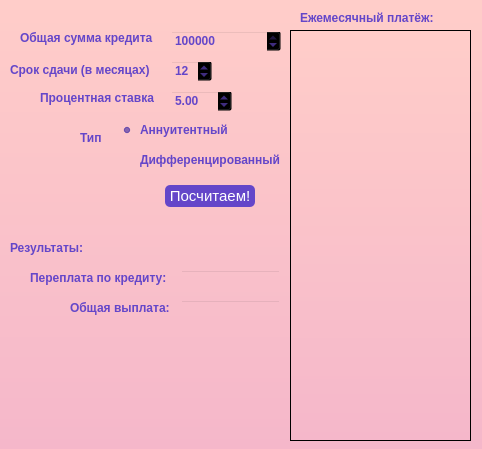
<?xml version="1.0" encoding="UTF-8"?>
<ui version="4.0">
 <class>CreditCalc</class>
 <widget class="QDialog" name="CreditCalc">
  <property name="geometry">
   <rect>
    <x>0</x>
    <y>0</y>
    <width>482</width>
    <height>449</height>
   </rect>
  </property>
  <property name="minimumSize">
   <size>
    <width>482</width>
    <height>449</height>
   </size>
  </property>
  <property name="maximumSize">
   <size>
    <width>482</width>
    <height>449</height>
   </size>
  </property>
  <property name="windowTitle">
   <string>Credit Calculation</string>
  </property>
  <property name="styleSheet">
   <string notr="true">background: 
qlineargradient(x1:0, y1:0, x2:0, y2:1, stop:0 #FFCDC9, stop:1 #F5B7CA);
</string>
  </property>
  <widget class="QPushButton" name="pushButton_result">
   <property name="geometry">
    <rect>
     <x>160</x>
     <y>180</y>
     <width>100</width>
     <height>32</height>
    </rect>
   </property>
   <property name="styleSheet">
    <string notr="true">QPushButton {
  font-size: 15px;
  padding: 1px 2px;
  border: none;
  border-radius: 5px;
  margin: 5px;
  background-color: rgb(100, 70, 201);
  color: #ffffff;
}
QPushButton:pressed {
    background-color: qlineargradient(x1: 0, y1: 0, x2: 0, y2: 1,
                                      stop: 0 #dadbde, stop: 1 #f6f7fa);
}</string>
   </property>
   <property name="text">
    <string>Посчитаем!</string>
   </property>
  </widget>
  <widget class="QSpinBox" name="spinBox_sumCredit">
   <property name="geometry">
    <rect>
     <x>170</x>
     <y>30</y>
     <width>111</width>
     <height>22</height>
    </rect>
   </property>
   <property name="styleSheet">
    <string notr="true">color: rgb(100, 70, 201);
font-family: 'Arial', sans-serif;
font-weight: bold;
background: transparent;</string>
   </property>
   <property name="maximum">
    <number>999999999</number>
   </property>
   <property name="singleStep">
    <number>1000</number>
   </property>
   <property name="value">
    <number>100000</number>
   </property>
  </widget>
  <widget class="QTableWidget" name="tableWidget_monthlyPayment">
   <property name="geometry">
    <rect>
     <x>290</x>
     <y>30</y>
     <width>181</width>
     <height>411</height>
    </rect>
   </property>
   <property name="dragDropOverwriteMode">
    <bool>true</bool>
   </property>
  </widget>
  <widget class="QLabel" name="label">
   <property name="geometry">
    <rect>
     <x>20</x>
     <y>30</y>
     <width>141</width>
     <height>16</height>
    </rect>
   </property>
   <property name="styleSheet">
    <string notr="true">color: rgb(100, 70, 201);
font-family: 'Arial', sans-serif;
font-weight: bold;
background: transparent;</string>
   </property>
   <property name="text">
    <string>Общая сумма кредита</string>
   </property>
  </widget>
  <widget class="QLabel" name="label_2">
   <property name="geometry">
    <rect>
     <x>10</x>
     <y>60</y>
     <width>151</width>
     <height>20</height>
    </rect>
   </property>
   <property name="styleSheet">
    <string notr="true">color: rgb(100, 70, 201);
font-family: 'Arial', sans-serif;
font-weight: bold;
background: transparent;</string>
   </property>
   <property name="text">
    <string>Срок сдачи (в месяцах)</string>
   </property>
  </widget>
  <widget class="QSpinBox" name="spinBox_monthTerm">
   <property name="geometry">
    <rect>
     <x>170</x>
     <y>60</y>
     <width>42</width>
     <height>22</height>
    </rect>
   </property>
   <property name="styleSheet">
    <string notr="true">color: rgb(100, 70, 201);
font-family: 'Arial', sans-serif;
font-weight: bold;
background: transparent;</string>
   </property>
   <property name="maximum">
    <number>125</number>
   </property>
   <property name="value">
    <number>12</number>
   </property>
  </widget>
  <widget class="QDoubleSpinBox" name="doubleSpinBox_interestRate">
   <property name="geometry">
    <rect>
     <x>170</x>
     <y>90</y>
     <width>62</width>
     <height>22</height>
    </rect>
   </property>
   <property name="styleSheet">
    <string notr="true">color: rgb(100, 70, 201);
font-family: 'Arial', sans-serif;
font-weight: bold;
background: transparent;</string>
   </property>
   <property name="singleStep">
    <double>0.100000000000000</double>
   </property>
   <property name="value">
    <double>5.000000000000000</double>
   </property>
  </widget>
  <widget class="QLabel" name="label_3">
   <property name="geometry">
    <rect>
     <x>40</x>
     <y>90</y>
     <width>121</width>
     <height>16</height>
    </rect>
   </property>
   <property name="styleSheet">
    <string notr="true">color: rgb(100, 70, 201);
font-family: 'Arial', sans-serif;
font-weight: bold;
background: transparent;</string>
   </property>
   <property name="text">
    <string>Процентная ставка</string>
   </property>
  </widget>
  <widget class="QRadioButton" name="radioButton_annuitent">
   <property name="geometry">
    <rect>
     <x>120</x>
     <y>120</y>
     <width>111</width>
     <height>20</height>
    </rect>
   </property>
   <property name="styleSheet">
    <string notr="true">color: rgb(100, 70, 201);
font-family: 'Arial', sans-serif;
font-weight: bold;
background: transparent;</string>
   </property>
   <property name="text">
    <string>Аннуитентный</string>
   </property>
   <property name="checked">
    <bool>true</bool>
   </property>
  </widget>
  <widget class="QRadioButton" name="radioButton_different">
   <property name="geometry">
    <rect>
     <x>120</x>
     <y>150</y>
     <width>171</width>
     <height>20</height>
    </rect>
   </property>
   <property name="styleSheet">
    <string notr="true">color: rgb(100, 70, 201);
font-family: 'Arial', sans-serif;
font-weight: bold;
background: transparent;</string>
   </property>
   <property name="text">
    <string>Дифференцированный</string>
   </property>
   <property name="checked">
    <bool>false</bool>
   </property>
  </widget>
  <widget class="QLabel" name="label_4">
   <property name="geometry">
    <rect>
     <x>80</x>
     <y>130</y>
     <width>31</width>
     <height>16</height>
    </rect>
   </property>
   <property name="styleSheet">
    <string notr="true">color: rgb(100, 70, 201);
font-family: 'Arial', sans-serif;
font-weight: bold;
background: transparent;</string>
   </property>
   <property name="text">
    <string>Тип</string>
   </property>
  </widget>
  <widget class="QLabel" name="label_5">
   <property name="geometry">
    <rect>
     <x>10</x>
     <y>240</y>
     <width>81</width>
     <height>16</height>
    </rect>
   </property>
   <property name="styleSheet">
    <string notr="true">color: rgb(100, 70, 201);
font-family: 'Arial', sans-serif;
font-weight: bold;
background: transparent;</string>
   </property>
   <property name="text">
    <string>Результаты:</string>
   </property>
  </widget>
  <widget class="QLabel" name="label_6">
   <property name="geometry">
    <rect>
     <x>30</x>
     <y>270</y>
     <width>151</width>
     <height>16</height>
    </rect>
   </property>
   <property name="styleSheet">
    <string notr="true">color: rgb(100, 70, 201);
font-family: 'Arial', sans-serif;
font-weight: bold;
background: transparent;</string>
   </property>
   <property name="text">
    <string>Переплата по кредиту:</string>
   </property>
  </widget>
  <widget class="QLabel" name="label_7">
   <property name="geometry">
    <rect>
     <x>70</x>
     <y>300</y>
     <width>111</width>
     <height>16</height>
    </rect>
   </property>
   <property name="styleSheet">
    <string notr="true">color: rgb(100, 70, 201);
font-family: 'Arial', sans-serif;
font-weight: bold;
background: transparent;</string>
   </property>
   <property name="text">
    <string>Общая выплата:</string>
   </property>
  </widget>
  <widget class="QLabel" name="label_8">
   <property name="geometry">
    <rect>
     <x>300</x>
     <y>10</y>
     <width>141</width>
     <height>16</height>
    </rect>
   </property>
   <property name="styleSheet">
    <string notr="true">color: rgb(100, 70, 201);
font-family: 'Arial', sans-serif;
font-weight: bold;
background: transparent;</string>
   </property>
   <property name="text">
    <string>Ежемесячный платёж:</string>
   </property>
  </widget>
  <widget class="QLineEdit" name="lineEdit_overpayment">
   <property name="geometry">
    <rect>
     <x>180</x>
     <y>270</y>
     <width>101</width>
     <height>21</height>
    </rect>
   </property>
   <property name="styleSheet">
    <string notr="true">color: rgb(100, 70, 201);
font-family: 'Arial', sans-serif;
font-weight: bold;
background: transparent;</string>
   </property>
   <property name="readOnly">
    <bool>true</bool>
   </property>
  </widget>
  <widget class="QLineEdit" name="lineEdit_totalPay">
   <property name="geometry">
    <rect>
     <x>180</x>
     <y>300</y>
     <width>101</width>
     <height>21</height>
    </rect>
   </property>
   <property name="styleSheet">
    <string notr="true">color: rgb(100, 70, 201);
font-family: 'Arial', sans-serif;
font-weight: bold;
background: transparent;</string>
   </property>
   <property name="readOnly">
    <bool>true</bool>
   </property>
  </widget>
 </widget>
 <resources/>
 <connections/>
</ui>
